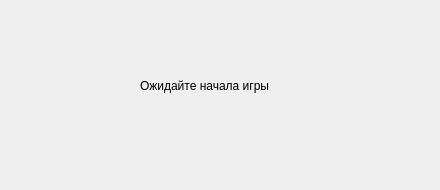
<?xml version="1.0" encoding="UTF-8"?>
<ui version="4.0">
 <class>LobbyWaiting</class>
 <widget class="QWidget" name="LobbyWaiting">
  <property name="geometry">
   <rect>
    <x>0</x>
    <y>0</y>
    <width>440</width>
    <height>190</height>
   </rect>
  </property>
  <property name="windowTitle">
   <string>Form</string>
  </property>
  <widget class="QLabel" name="label">
   <property name="geometry">
    <rect>
     <x>140</x>
     <y>70</y>
     <width>201</width>
     <height>31</height>
    </rect>
   </property>
   <property name="text">
    <string>Ожидайте начала игры</string>
   </property>
  </widget>
 </widget>
 <resources/>
 <connections/>
</ui>
